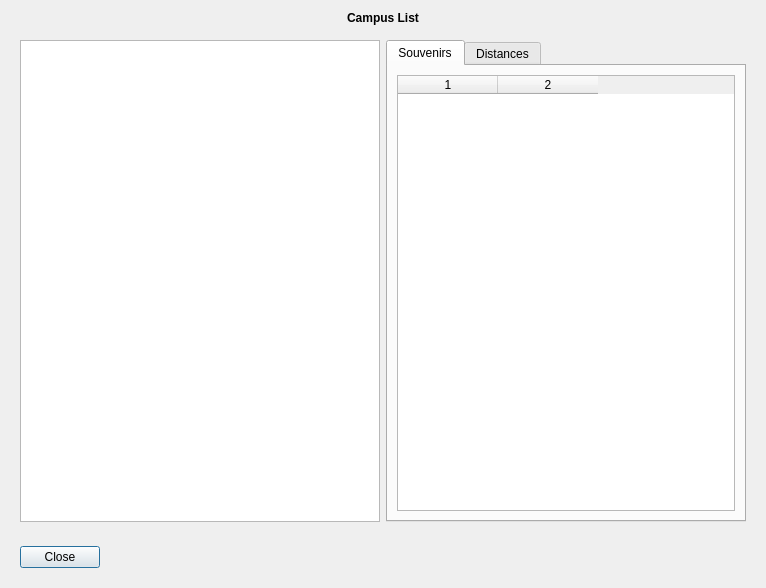
<?xml version="1.0" encoding="UTF-8"?>
<ui version="4.0">
 <class>displayInfoClass</class>
 <widget class="QDialog" name="displayInfoClass">
  <property name="geometry">
   <rect>
    <x>0</x>
    <y>0</y>
    <width>766</width>
    <height>588</height>
   </rect>
  </property>
  <property name="windowTitle">
   <string>Dialog</string>
  </property>
  <layout class="QVBoxLayout" name="verticalLayout">
   <item>
    <widget class="QLabel" name="label">
     <property name="text">
      <string>&lt;b&gt;Campus List&lt;/b&gt;</string>
     </property>
     <property name="alignment">
      <set>Qt::AlignCenter</set>
     </property>
    </widget>
   </item>
   <item>
    <widget class="QWidget" name="mainContainer" native="true">
     <layout class="QHBoxLayout" name="horizontalLayout">
      <item>
       <widget class="QListWidget" name="campusList"/>
      </item>
      <item>
       <widget class="QTabWidget" name="tabWidget">
        <property name="currentIndex">
         <number>0</number>
        </property>
        <widget class="QWidget" name="souvenirsTab">
         <attribute name="title">
          <string>Souvenirs</string>
         </attribute>
         <layout class="QHBoxLayout" name="horizontalLayout_2">
          <item>
           <widget class="QTableWidget" name="souvenirTable">
            <property name="selectionMode">
             <enum>QAbstractItemView::NoSelection</enum>
            </property>
            <property name="rowCount">
             <number>0</number>
            </property>
            <property name="columnCount">
             <number>2</number>
            </property>
            <column/>
            <column/>
           </widget>
          </item>
         </layout>
        </widget>
        <widget class="QWidget" name="distancesTab">
         <attribute name="title">
          <string>Distances</string>
         </attribute>
         <layout class="QHBoxLayout" name="horizontalLayout_4">
          <item>
           <widget class="QTableWidget" name="distanceTable">
            <property name="selectionMode">
             <enum>QAbstractItemView::NoSelection</enum>
            </property>
            <property name="rowCount">
             <number>0</number>
            </property>
            <property name="columnCount">
             <number>2</number>
            </property>
            <attribute name="verticalHeaderVisible">
             <bool>false</bool>
            </attribute>
            <column/>
            <column/>
           </widget>
          </item>
         </layout>
        </widget>
       </widget>
      </item>
     </layout>
    </widget>
   </item>
   <item>
    <widget class="QWidget" name="closeButtonContainer" native="true">
     <layout class="QHBoxLayout" name="horizontalLayout_3">
      <item>
       <widget class="QPushButton" name="closeButton">
        <property name="text">
         <string>Close</string>
        </property>
       </widget>
      </item>
      <item>
       <spacer name="horizontalSpacer">
        <property name="orientation">
         <enum>Qt::Horizontal</enum>
        </property>
        <property name="sizeHint" stdset="0">
         <size>
          <width>40</width>
          <height>20</height>
         </size>
        </property>
       </spacer>
      </item>
     </layout>
    </widget>
   </item>
  </layout>
 </widget>
 <resources/>
 <connections/>
</ui>
